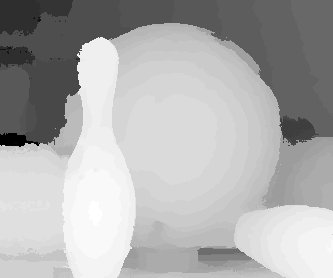
#> input picture depth map/depthMap-final.png, 333 x 278 px
$ python model.py
#> lines starting #> are read from the running program, lines starting #| are printed output that depends on the picture
import cv2
import numpy as np
import open3d as o3d
#import trimesh

def save_ply(Z,color,background,filepath):
    Z_map = np.reshape(Z, (Z.shape[0],Z.shape[1])).copy()
    data = np.zeros((Z.shape[0]*Z.shape[1]*2,3),dtype=np.float32)
    img_color = np.zeros((Z.shape[0]*Z.shape[1]*2,3),dtype=np.float32)
    # let all point float on a base plane
    baseline_val = np.min(Z_map)
    Z_map[np.where(Z_map == 0)] = baseline_val
    #Z_map[np.where(Z_map != 0)] *= 2
    for i in range(Z.shape[0]):
        for j in range(Z.shape[1]):
            idx = i * Z.shape[1] + j
            data[idx][0] = j
            data[idx][1] = i
            data[idx][2] = Z_map[Z.shape[0] - 1 - i][j]/5
            img_color[idx][0] = color[Z.shape[0] - 1 - i][j][2]/255
            img_color[idx][1] = color[Z.shape[0] - 1 - i][j][1]/255
            img_color[idx][2] = color[Z.shape[0] - 1 - i][j][0]/255
            data[idx+Z.shape[0]*Z.shape[1]][0] = j
            data[idx+Z.shape[0]*Z.shape[1]][1] = i
            data[idx+Z.shape[0]*Z.shape[1]][2] = (baseline_val+75)/5
            img_color[idx+Z.shape[0]*Z.shape[1]][0] = background[Z.shape[0] - 1 - i][j][2]/255
            img_color[idx+Z.shape[0]*Z.shape[1]][1] = background[Z.shape[0] - 1 - i][j][1]/255
            img_color[idx+Z.shape[0]*Z.shape[1]][2] = background[Z.shape[0] - 1 - i][j][0]/255
    # st = Z.shape[0]*Z.shape[1]
    # for i in range(Z.shape[0]*2):
    #     for j in range(Z.shape[1]*2):
    #         idx = i * Z.shape[1]*2 + j
    #         data[st+idx][0] = j-int(Z.shape[1]/2)
    #         data[st+idx][1] = i-int(Z.shape[0]/2)
    #         data[st+idx][2] = baseline_val+55
    #         img_color[st+idx][0] = color[5][320][2]/255
    #         img_color[st+idx][1] = color[5][320][1]/255
    #         img_color[st+idx][2] = color[5][320][0]/255

    # output to ply file
    pcd = o3d.geometry.PointCloud()
    pcd.points = o3d.utility.Vector3dVector(data)
    pcd.colors = o3d.utility.Vector3dVector(img_color)
    o3d.io.write_point_cloud(filepath, pcd,write_ascii=True)

    # [22 lines of commented-out code are left out]
def show_ply(filepath):
    pcd = o3d.io.read_point_cloud(filepath)
    o3d.visualization.draw_geometries([pcd])
    # [7 lines of commented-out code are left out]


img = cv2.imread('./depth map/depthMap-final.png', 0)
#> img is the input picture: shape (278, 333); min 0, max 255, mean 174.2
color = cv2.imread('./img/tsukuba_rgb_l.png')
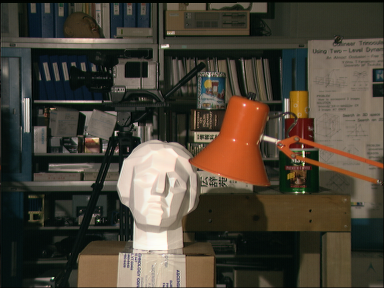
#> input picture img/tsukuba_rgb_l.png, 384 x 288 px
#> color is the input picture: shape (288, 384, 3); mean B, G, R 55.3, 67.6, 74.7

background = cv2.imread('./output/f1_output.png')
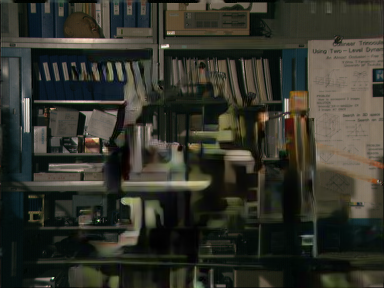
#> input picture output/f1_output.png, 384 x 288 px
#> background is the input picture: shape (288, 384, 3); mean B, G, R 42.4, 51.6, 51.1
print(color.shape)
#| (288, 384, 3)


save_ply(img, color, background,  './model/fin2.ply')
#> in save_ply, `baseline_val = np.min(Z_map)`: baseline_val = 0
show_ply('./model/fin2.ply')
